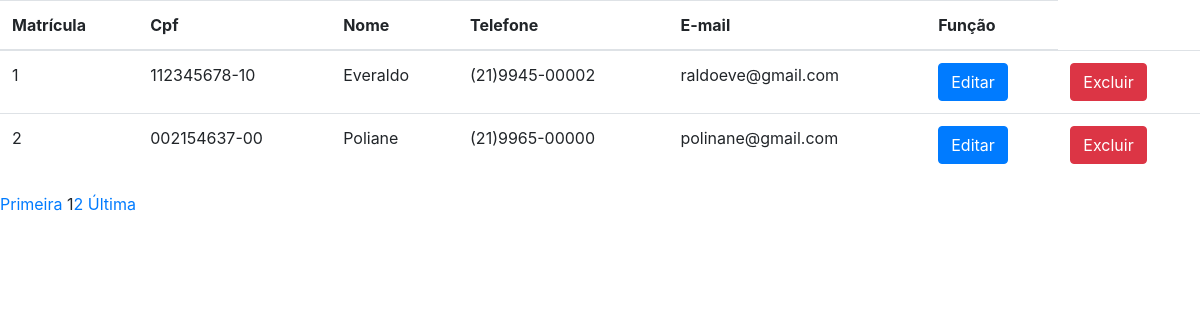
Before: /relfuncionarios.php with the older database file.
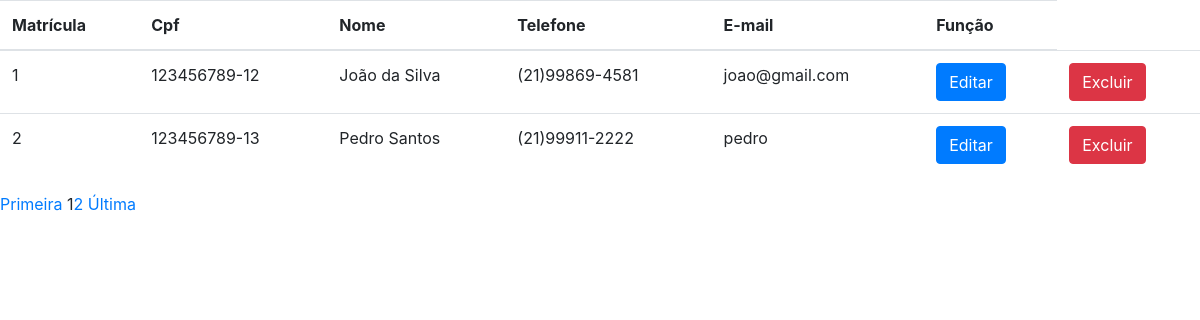
After: the same page with the newer database file.
### tables this page shows
CREATE TABLE `funcionario` (
  `matricula` int(11) NOT NULL,
  `nome` varchar(60) NOT NULL,
  `telefone` varchar(15) NOT NULL,
  `cpf` char(12) NOT NULL,
  `qualificacao` varchar(30) NOT NULL,
  `experiencia` varchar(20) NOT NULL,
  `cep` char(9) NOT NULL,
  `numerocasa` int(11) NOT NULL,
  `complemento` varchar(30) DEFAULT NULL,
  `email` varchar(50) NOT NULL,
  `senha` varchar(255) NOT NULL,
  `status` char(1) NOT NULL,
  `foto` varchar(255) NOT NULL
);

### relfuncionarios.php (the view, shortened to what this page needs)
<?php
    require_once 'conexao.php';
    require_once 'head.php';
    $pagatual = filter_input(INPUT_GET, "page", FILTER_SANITIZE_NUMBER_INT);
	$pag = (!empty($pagatual)) ? $pagatual : 1;
    $limitereg = 2;
    $inicio = ($limitereg * $pag) - $limitereg;
    $busca = "SELECT matricula,nome,telefone,cpf,email from
    funcionario WHERE status = 'A' LIMIT $inicio , $limitereg";
    $resultado= $conn->prepare($busca);
    $resultado->execute();
    if (($resultado) AND ($resultado->rowCount() != 0)) {
?>
            <table class="table">
                    <thead>
                        <tr>
                        <th>Matrícula</th>
                        <th>Cpf</th>
                        <th>Nome</th>
                        <th>Telefone</th>
                        <th>E-mail</th>
                        <th>Função</th>
                        </tr>
                    </thead>
            <tbody>
<?php
        while ($linha = $resultado->fetch(PDO::FETCH_ASSOC)) {
            extract($linha);
            ?>
                        <tr>
                            <td><?php echo $matricula; ?></td>
                            <td><?php echo $cpf; ?></td>
                            <td><?php echo $nome; ?></td>
                            <td><?php echo $telefone; ?></td>
                            <td><?php echo $email; ?></td>
                            <td>
                                <?php echo "<a href='editar.php?matricula=$matricula'>" ; ?>
                                <input type="submit" class="btn btn-primary" name="editar" value="Editar">
                            </td>
                             <td>
                                <?php echo "<a href='excluir.php?matricula=$matricula'>" ; ?>
                                <input type="submit" class="btn btn-danger" name="excluir" value="Excluir">
                            </td>
                        </tr>
    <?php
        }
    ?>
        </tbody>
        </table>
<?php
    }
    $qtregistro = "SELECT COUNT(matricula) AS registros FROM funcionario WHERE status = 'A'";
    $resultado = $conn->prepare($qtregistro);
    $resultado->execute();
    $resposta = $resultado->fetch(PDO::FETCH_ASSOC);
    $qnt_pagina = ceil($resposta['registros'] / $limitereg);
     $maximo = 2;
     echo "<a href='relfuncionarios.php?page=1'>Primeira</a> ";
   echo "$pag";
   for ($proxima = $pag + 1; $proxima <= $pag + $maximo; $proxima++) {
       if ($proxima <= $qnt_pagina) {
           echo "<a href='relfuncionarios.php?page=$proxima'>$proxima</a> ";
       }
   }
   echo "<a href='relfuncionarios.php?page=$qnt_pagina'>Última</a> ";
?>

### head.php (shortened to what this page needs)
<!DOCTYPE html>
<html lang="pt-br">
  <head>
    <link rel="stylesheet" href="https://stackpath.bootstrapcdn.com/bootstrap/4.1.3/css/bootstrap.min.css">
    <link rel="stylesheet" href="style.css">
    <link rel="stylesheet" href="pecas.css">
    <link rel="stylesheet" href="peca.css">
  </head>
  <body>

Changed rows visible on the page:
changed funcionario id 1: cpf "112345678-10" → "123456789-12"; nome "Everaldo" → "João da Silva"; telefone "(21)9945-00002" → "(21)99869-4581"; email "raldoeve@gmail.com" → "joao@gmail.com"
changed funcionario id 2: cpf "002154637-00" → "123456789-13"; nome "Poliane" → "Pedro Santos"; telefone "(21)9965-00000" → "(21)99911-2222"; email "polinane@gmail.com" → "pedro"
